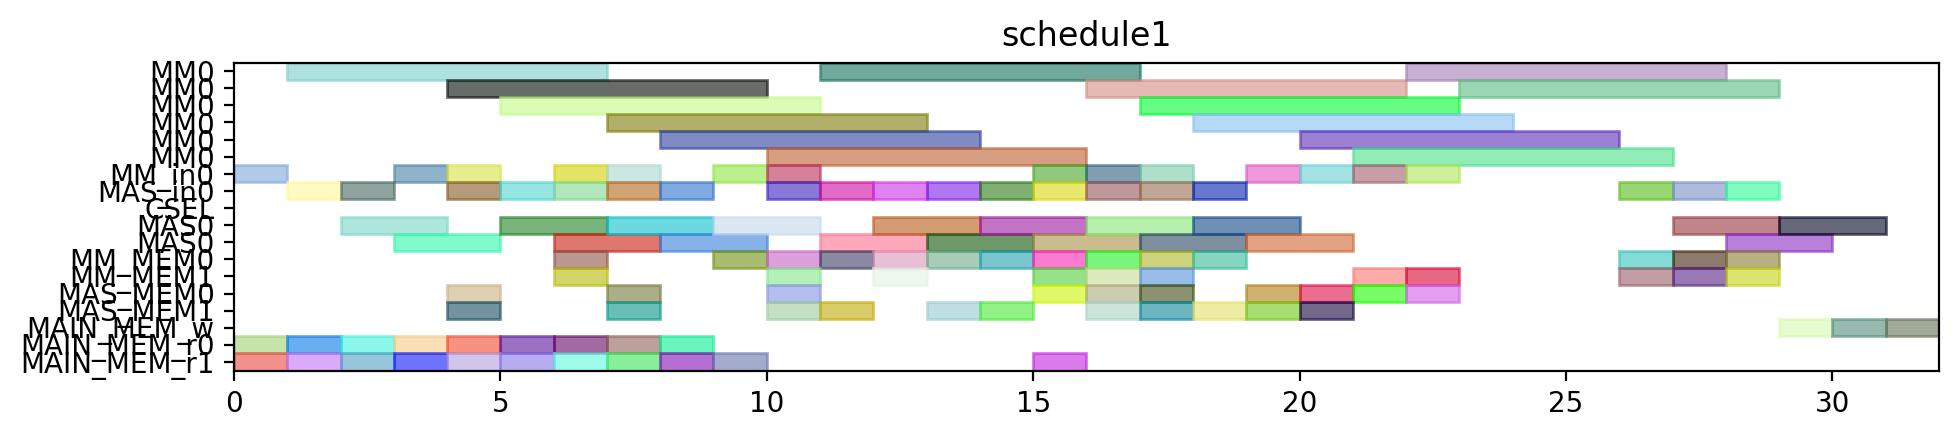

Reproduce this figure in Python.
from pyschedule import Scenario, solvers, plotters, alt


def solve():
	horizon = 147
	S = Scenario("schedule1", horizon=horizon)

	# resource
	MM = S.Resources('MM', num=1, size=6)
	MM_in = S.Resources('MM_in', num=1)
	MAS_in = S.Resources('MAS_in', num=1)
	CSEL = S.Resource('CSEL')
	MAS = S.Resources('MAS', num=1, size=2, periods=range(1, horizon))
	MM_MEM = S.Resources('MM_MEM', num=2)
	MAS_MEM = S.Resources('MAS_MEM', num=2)
	MAIN_MEM_w = S.Resource('MAIN_MEM_w', size=1)
	MAIN_MEM_r = S.Resources('MAIN_MEM_r', num=2)

	# result of previous scheduling
	t0_in = S.Task('t0_in', length=1, delay_cost=1)
	S += t0_in >= 0
	t0_in += MM_in[0]

	t0_mem0 = S.Task('t0_mem0', length=1, delay_cost=1)
	S += t0_mem0 >= 0
	t0_mem0 += MAIN_MEM_r[0]

	t0_mem1 = S.Task('t0_mem1', length=1, delay_cost=1)
	S += t0_mem1 >= 0
	t0_mem1 += MAIN_MEM_r[1]

	t0 = S.Task('t0', length=6, delay_cost=1)
	S += t0 >= 1
	t0 += MM[0]

	t14_in = S.Task('t14_in', length=1, delay_cost=1)
	S += t14_in >= 1
	t14_in += MAS_in[0]

	t14_mem0 = S.Task('t14_mem0', length=1, delay_cost=1)
	S += t14_mem0 >= 1
	t14_mem0 += MAIN_MEM_r[0]

	t14_mem1 = S.Task('t14_mem1', length=1, delay_cost=1)
	S += t14_mem1 >= 1
	t14_mem1 += MAIN_MEM_r[1]

	t13_in = S.Task('t13_in', length=1, delay_cost=1)
	S += t13_in >= 2
	t13_in += MAS_in[0]

	t13_mem0 = S.Task('t13_mem0', length=1, delay_cost=1)
	S += t13_mem0 >= 2
	t13_mem0 += MAIN_MEM_r[0]

	t13_mem1 = S.Task('t13_mem1', length=1, delay_cost=1)
	S += t13_mem1 >= 2
	t13_mem1 += MAIN_MEM_r[1]

	t14 = S.Task('t14', length=2, delay_cost=1)
	S += t14 >= 2
	t14 += MAS[0]

	t13 = S.Task('t13', length=2, delay_cost=1)
	S += t13 >= 3
	t13 += MAS[0]

	t2_in = S.Task('t2_in', length=1, delay_cost=1)
	S += t2_in >= 3
	t2_in += MM_in[0]

	t2_mem0 = S.Task('t2_mem0', length=1, delay_cost=1)
	S += t2_mem0 >= 3
	t2_mem0 += MAIN_MEM_r[0]

	t2_mem1 = S.Task('t2_mem1', length=1, delay_cost=1)
	S += t2_mem1 >= 3
	t2_mem1 += MAIN_MEM_r[1]

	t15_in = S.Task('t15_in', length=1, delay_cost=1)
	S += t15_in >= 4
	t15_in += MM_in[0]

	t15_mem0 = S.Task('t15_mem0', length=1, delay_cost=1)
	S += t15_mem0 >= 4
	t15_mem0 += MAS_MEM[0]

	t15_mem1 = S.Task('t15_mem1', length=1, delay_cost=1)
	S += t15_mem1 >= 4
	t15_mem1 += MAS_MEM[1]

	t2 = S.Task('t2', length=6, delay_cost=1)
	S += t2 >= 4
	t2 += MM[0]

	t4_in = S.Task('t4_in', length=1, delay_cost=1)
	S += t4_in >= 4
	t4_in += MAS_in[0]

	t4_mem0 = S.Task('t4_mem0', length=1, delay_cost=1)
	S += t4_mem0 >= 4
	t4_mem0 += MAIN_MEM_r[0]

	t4_mem1 = S.Task('t4_mem1', length=1, delay_cost=1)
	S += t4_mem1 >= 4
	t4_mem1 += MAIN_MEM_r[1]

	t15 = S.Task('t15', length=6, delay_cost=1)
	S += t15 >= 5
	t15 += MM[0]

	t3_in = S.Task('t3_in', length=1, delay_cost=1)
	S += t3_in >= 5
	t3_in += MAS_in[0]

	t3_mem0 = S.Task('t3_mem0', length=1, delay_cost=1)
	S += t3_mem0 >= 5
	t3_mem0 += MAIN_MEM_r[0]

	t3_mem1 = S.Task('t3_mem1', length=1, delay_cost=1)
	S += t3_mem1 >= 5
	t3_mem1 += MAIN_MEM_r[1]

	t4 = S.Task('t4', length=2, delay_cost=1)
	S += t4 >= 5
	t4 += MAS[0]

	t18_in = S.Task('t18_in', length=1, delay_cost=1)
	S += t18_in >= 6
	t18_in += MAS_in[0]

	t18_mem0 = S.Task('t18_mem0', length=1, delay_cost=1)
	S += t18_mem0 >= 6
	t18_mem0 += MM_MEM[0]

	t18_mem1 = S.Task('t18_mem1', length=1, delay_cost=1)
	S += t18_mem1 >= 6
	t18_mem1 += MM_MEM[1]

	t1_in = S.Task('t1_in', length=1, delay_cost=1)
	S += t1_in >= 6
	t1_in += MM_in[0]

	t1_mem0 = S.Task('t1_mem0', length=1, delay_cost=1)
	S += t1_mem0 >= 6
	t1_mem0 += MAIN_MEM_r[0]

	t1_mem1 = S.Task('t1_mem1', length=1, delay_cost=1)
	S += t1_mem1 >= 6
	t1_mem1 += MAIN_MEM_r[1]

	t3 = S.Task('t3', length=2, delay_cost=1)
	S += t3 >= 6
	t3 += MAS[0]

	t1 = S.Task('t1', length=6, delay_cost=1)
	S += t1 >= 7
	t1 += MM[0]

	t18 = S.Task('t18', length=2, delay_cost=1)
	S += t18 >= 7
	t18 += MAS[0]

	t5_in = S.Task('t5_in', length=1, delay_cost=1)
	S += t5_in >= 7
	t5_in += MM_in[0]

	t5_mem0 = S.Task('t5_mem0', length=1, delay_cost=1)
	S += t5_mem0 >= 7
	t5_mem0 += MAS_MEM[0]

	t5_mem1 = S.Task('t5_mem1', length=1, delay_cost=1)
	S += t5_mem1 >= 7
	t5_mem1 += MAS_MEM[1]

	t8_in = S.Task('t8_in', length=1, delay_cost=1)
	S += t8_in >= 7
	t8_in += MAS_in[0]

	t8_mem0 = S.Task('t8_mem0', length=1, delay_cost=1)
	S += t8_mem0 >= 7
	t8_mem0 += MAIN_MEM_r[0]

	t8_mem1 = S.Task('t8_mem1', length=1, delay_cost=1)
	S += t8_mem1 >= 7
	t8_mem1 += MAIN_MEM_r[1]

	t5 = S.Task('t5', length=6, delay_cost=1)
	S += t5 >= 8
	t5 += MM[0]

	t8 = S.Task('t8', length=2, delay_cost=1)
	S += t8 >= 8
	t8 += MAS[0]

	t9_in = S.Task('t9_in', length=1, delay_cost=1)
	S += t9_in >= 8
	t9_in += MAS_in[0]

	t9_mem0 = S.Task('t9_mem0', length=1, delay_cost=1)
	S += t9_mem0 >= 8
	t9_mem0 += MAIN_MEM_r[0]

	t9_mem1 = S.Task('t9_mem1', length=1, delay_cost=1)
	S += t9_mem1 >= 8
	t9_mem1 += MAIN_MEM_r[1]

	t20_in = S.Task('t20_in', length=1, delay_cost=1)
	S += t20_in >= 9
	t20_in += MM_in[0]

	t20_mem0 = S.Task('t20_mem0', length=1, delay_cost=1)
	S += t20_mem0 >= 9
	t20_mem0 += MM_MEM[0]

	t20_mem1 = S.Task('t20_mem1', length=1, delay_cost=1)
	S += t20_mem1 >= 9
	t20_mem1 += MAIN_MEM_r[1]

	t9 = S.Task('t9', length=2, delay_cost=1)
	S += t9 >= 9
	t9 += MAS[0]

	t10_in = S.Task('t10_in', length=1, delay_cost=1)
	S += t10_in >= 10
	t10_in += MM_in[0]

	t10_mem0 = S.Task('t10_mem0', length=1, delay_cost=1)
	S += t10_mem0 >= 10
	t10_mem0 += MAS_MEM[0]

	t10_mem1 = S.Task('t10_mem1', length=1, delay_cost=1)
	S += t10_mem1 >= 10
	t10_mem1 += MAS_MEM[1]

	t16_in = S.Task('t16_in', length=1, delay_cost=1)
	S += t16_in >= 10
	t16_in += MAS_in[0]

	t16_mem0 = S.Task('t16_mem0', length=1, delay_cost=1)
	S += t16_mem0 >= 10
	t16_mem0 += MM_MEM[0]

	t16_mem1 = S.Task('t16_mem1', length=1, delay_cost=1)
	S += t16_mem1 >= 10
	t16_mem1 += MM_MEM[1]

	t20 = S.Task('t20', length=6, delay_cost=1)
	S += t20 >= 10
	t20 += MM[0]

	t10 = S.Task('t10', length=6, delay_cost=1)
	S += t10 >= 11
	t10 += MM[0]

	t16 = S.Task('t16', length=2, delay_cost=1)
	S += t16 >= 11
	t16 += MAS[0]

	t19_in = S.Task('t19_in', length=1, delay_cost=1)
	S += t19_in >= 11
	t19_in += MAS_in[0]

	t19_mem0 = S.Task('t19_mem0', length=1, delay_cost=1)
	S += t19_mem0 >= 11
	t19_mem0 += MM_MEM[0]

	t19_mem1 = S.Task('t19_mem1', length=1, delay_cost=1)
	S += t19_mem1 >= 11
	t19_mem1 += MAS_MEM[1]

	t19 = S.Task('t19', length=2, delay_cost=1)
	S += t19 >= 12
	t19 += MAS[0]

	t6_in = S.Task('t6_in', length=1, delay_cost=1)
	S += t6_in >= 12
	t6_in += MAS_in[0]

	t6_mem0 = S.Task('t6_mem0', length=1, delay_cost=1)
	S += t6_mem0 >= 12
	t6_mem0 += MM_MEM[0]

	t6_mem1 = S.Task('t6_mem1', length=1, delay_cost=1)
	S += t6_mem1 >= 12
	t6_mem1 += MM_MEM[1]

	t17_in = S.Task('t17_in', length=1, delay_cost=1)
	S += t17_in >= 13
	t17_in += MAS_in[0]

	t17_mem0 = S.Task('t17_mem0', length=1, delay_cost=1)
	S += t17_mem0 >= 13
	t17_mem0 += MM_MEM[0]

	t17_mem1 = S.Task('t17_mem1', length=1, delay_cost=1)
	S += t17_mem1 >= 13
	t17_mem1 += MAS_MEM[1]

	t6 = S.Task('t6', length=2, delay_cost=1)
	S += t6 >= 13
	t6 += MAS[0]

	t17 = S.Task('t17', length=2, delay_cost=1)
	S += t17 >= 14
	t17 += MAS[0]

	t7_in = S.Task('t7_in', length=1, delay_cost=1)
	S += t7_in >= 14
	t7_in += MAS_in[0]

	t7_mem0 = S.Task('t7_mem0', length=1, delay_cost=1)
	S += t7_mem0 >= 14
	t7_mem0 += MM_MEM[0]

	t7_mem1 = S.Task('t7_mem1', length=1, delay_cost=1)
	S += t7_mem1 >= 14
	t7_mem1 += MAS_MEM[1]

	t22_in = S.Task('t22_in', length=1, delay_cost=1)
	S += t22_in >= 15
	t22_in += MAS_in[0]

	t22_mem0 = S.Task('t22_mem0', length=1, delay_cost=1)
	S += t22_mem0 >= 15
	t22_mem0 += MM_MEM[0]

	t22_mem1 = S.Task('t22_mem1', length=1, delay_cost=1)
	S += t22_mem1 >= 15
	t22_mem1 += MM_MEM[1]

	t23_in = S.Task('t23_in', length=1, delay_cost=1)
	S += t23_in >= 15
	t23_in += MM_in[0]

	t23_mem0 = S.Task('t23_mem0', length=1, delay_cost=1)
	S += t23_mem0 >= 15
	t23_mem0 += MAS_MEM[0]

	t23_mem1 = S.Task('t23_mem1', length=1, delay_cost=1)
	S += t23_mem1 >= 15
	t23_mem1 += MAIN_MEM_r[1]

	t7 = S.Task('t7', length=2, delay_cost=1)
	S += t7 >= 15
	t7 += MAS[0]

	t11_in = S.Task('t11_in', length=1, delay_cost=1)
	S += t11_in >= 16
	t11_in += MAS_in[0]

	t11_mem0 = S.Task('t11_mem0', length=1, delay_cost=1)
	S += t11_mem0 >= 16
	t11_mem0 += MM_MEM[0]

	t11_mem1 = S.Task('t11_mem1', length=1, delay_cost=1)
	S += t11_mem1 >= 16
	t11_mem1 += MM_MEM[1]

	t22 = S.Task('t22', length=2, delay_cost=1)
	S += t22 >= 16
	t22 += MAS[0]

	t23 = S.Task('t23', length=6, delay_cost=1)
	S += t23 >= 16
	t23 += MM[0]

	t28_in = S.Task('t28_in', length=1, delay_cost=1)
	S += t28_in >= 16
	t28_in += MM_in[0]

	t28_mem0 = S.Task('t28_mem0', length=1, delay_cost=1)
	S += t28_mem0 >= 16
	t28_mem0 += MAS_MEM[0]

	t28_mem1 = S.Task('t28_mem1', length=1, delay_cost=1)
	S += t28_mem1 >= 16
	t28_mem1 += MAS_MEM[1]

	t11 = S.Task('t11', length=2, delay_cost=1)
	S += t11 >= 17
	t11 += MAS[0]

	t21_in = S.Task('t21_in', length=1, delay_cost=1)
	S += t21_in >= 17
	t21_in += MAS_in[0]

	t21_mem0 = S.Task('t21_mem0', length=1, delay_cost=1)
	S += t21_mem0 >= 17
	t21_mem0 += MM_MEM[0]

	t21_mem1 = S.Task('t21_mem1', length=1, delay_cost=1)
	S += t21_mem1 >= 17
	t21_mem1 += MM_MEM[1]

	t25_in = S.Task('t25_in', length=1, delay_cost=1)
	S += t25_in >= 17
	t25_in += MM_in[0]

	t25_mem0 = S.Task('t25_mem0', length=1, delay_cost=1)
	S += t25_mem0 >= 17
	t25_mem0 += MAS_MEM[0]

	t25_mem1 = S.Task('t25_mem1', length=1, delay_cost=1)
	S += t25_mem1 >= 17
	t25_mem1 += MAS_MEM[1]

	t28 = S.Task('t28', length=6, delay_cost=1)
	S += t28 >= 17
	t28 += MM[0]

	t12_in = S.Task('t12_in', length=1, delay_cost=1)
	S += t12_in >= 18
	t12_in += MAS_in[0]

	t12_mem0 = S.Task('t12_mem0', length=1, delay_cost=1)
	S += t12_mem0 >= 18
	t12_mem0 += MM_MEM[0]

	t12_mem1 = S.Task('t12_mem1', length=1, delay_cost=1)
	S += t12_mem1 >= 18
	t12_mem1 += MAS_MEM[1]

	t21 = S.Task('t21', length=2, delay_cost=1)
	S += t21 >= 18
	t21 += MAS[0]

	t25 = S.Task('t25', length=6, delay_cost=1)
	S += t25 >= 18
	t25 += MM[0]

	t12 = S.Task('t12', length=2, delay_cost=1)
	S += t12 >= 19
	t12 += MAS[0]

	t27_in = S.Task('t27_in', length=1, delay_cost=1)
	S += t27_in >= 19
	t27_in += MM_in[0]

	t27_mem0 = S.Task('t27_mem0', length=1, delay_cost=1)
	S += t27_mem0 >= 19
	t27_mem0 += MAS_MEM[0]

	t27_mem1 = S.Task('t27_mem1', length=1, delay_cost=1)
	S += t27_mem1 >= 19
	t27_mem1 += MAS_MEM[1]

	t27 = S.Task('t27', length=6, delay_cost=1)
	S += t27 >= 20
	t27 += MM[0]

	t29_in = S.Task('t29_in', length=1, delay_cost=1)
	S += t29_in >= 20
	t29_in += MM_in[0]

	t29_mem0 = S.Task('t29_mem0', length=1, delay_cost=1)
	S += t29_mem0 >= 20
	t29_mem0 += MAS_MEM[0]

	t29_mem1 = S.Task('t29_mem1', length=1, delay_cost=1)
	S += t29_mem1 >= 20
	t29_mem1 += MAS_MEM[1]

	t29 = S.Task('t29', length=6, delay_cost=1)
	S += t29 >= 21
	t29 += MM[0]


	# new tasks
	t24 = S.Task('t24', length=6, delay_cost=1)
	t24 += alt(MM)
	t24_in = S.Task('t24_in', length=1, delay_cost=1)
	t24_in += alt(MM_in)
	S += t24_in*MM_in[0]<=t24*MM[0]
	t24_mem0 = S.Task('t24_mem0', length=1, delay_cost=1)
	t24_mem0 += MAS_MEM[0]
	S += 20 < t24_mem0
	S += t24_mem0 <= t24

	t24_mem1 = S.Task('t24_mem1', length=1, delay_cost=1)
	t24_mem1 += MM_MEM[1]
	S += 21 < t24_mem1
	S += t24_mem1 <= t24

	t26 = S.Task('t26', length=6, delay_cost=1)
	t26 += alt(MM)
	t26_in = S.Task('t26_in', length=1, delay_cost=1)
	t26_in += alt(MM_in)
	S += t26_in*MM_in[0]<=t26*MM[0]
	t26_mem0 = S.Task('t26_mem0', length=1, delay_cost=1)
	t26_mem0 += MAS_MEM[0]
	S += 13 < t26_mem0
	S += t26_mem0 <= t26

	t26_mem1 = S.Task('t26_mem1', length=1, delay_cost=1)
	t26_mem1 += MM_MEM[1]
	S += 21 < t26_mem1
	S += t26_mem1 <= t26

	Z_Hash1_new = S.Task('Z_Hash1_new', length=2, delay_cost=1)
	Z_Hash1_new += alt(MAS)
	Z_Hash1_new_in = S.Task('Z_Hash1_new_in', length=1, delay_cost=1)
	Z_Hash1_new_in += alt(MAS_in)
	S += Z_Hash1_new_in*MAS_in[0]<=Z_Hash1_new*MAS[0]

	S += 0<Z_Hash1_new

	Z_Hash1_new_w = S.Task('Z_Hash1_new_w', length=1, delay_cost=1)
	Z_Hash1_new_w += alt(MAIN_MEM_w)
	S += Z_Hash1_new <= Z_Hash1_new_w

	Z_Hash1_new_mem0 = S.Task('Z_Hash1_new_mem0', length=1, delay_cost=1)
	Z_Hash1_new_mem0 += MM_MEM[0]
	S += 26 < Z_Hash1_new_mem0
	S += Z_Hash1_new_mem0 <= Z_Hash1_new

	Z_Hash1_new_mem1 = S.Task('Z_Hash1_new_mem1', length=1, delay_cost=1)
	Z_Hash1_new_mem1 += MM_MEM[1]
	S += 22 < Z_Hash1_new_mem1
	S += Z_Hash1_new_mem1 <= Z_Hash1_new

	X_Hash1_new = S.Task('X_Hash1_new', length=2, delay_cost=1)
	X_Hash1_new += alt(MAS)
	X_Hash1_new_in = S.Task('X_Hash1_new_in', length=1, delay_cost=1)
	X_Hash1_new_in += alt(MAS_in)
	S += X_Hash1_new_in*MAS_in[0]<=X_Hash1_new*MAS[0]

	S += 0<X_Hash1_new

	X_Hash1_new_w = S.Task('X_Hash1_new_w', length=1, delay_cost=1)
	X_Hash1_new_w += alt(MAIN_MEM_w)
	S += X_Hash1_new <= X_Hash1_new_w

	X_Hash1_new_mem0 = S.Task('X_Hash1_new_mem0', length=1, delay_cost=1)
	X_Hash1_new_mem0 += MM_MEM[0]
	S += 23 < X_Hash1_new_mem0
	S += X_Hash1_new_mem0 <= X_Hash1_new

	X_Hash1_new_mem1 = S.Task('X_Hash1_new_mem1', length=1, delay_cost=1)
	X_Hash1_new_mem1 += alt(MM_MEM)
	S += (t24*MM[0])-1 < X_Hash1_new_mem1*MM_MEM[1]
	S += X_Hash1_new_mem1 <= X_Hash1_new

	Y_Hash1_new = S.Task('Y_Hash1_new', length=2, delay_cost=1)
	Y_Hash1_new += alt(MAS)
	Y_Hash1_new_in = S.Task('Y_Hash1_new_in', length=1, delay_cost=1)
	Y_Hash1_new_in += alt(MAS_in)
	S += Y_Hash1_new_in*MAS_in[0]<=Y_Hash1_new*MAS[0]

	S += 0<Y_Hash1_new

	Y_Hash1_new_w = S.Task('Y_Hash1_new_w', length=1, delay_cost=1)
	Y_Hash1_new_w += alt(MAIN_MEM_w)
	S += Y_Hash1_new <= Y_Hash1_new_w

	Y_Hash1_new_mem0 = S.Task('Y_Hash1_new_mem0', length=1, delay_cost=1)
	Y_Hash1_new_mem0 += MM_MEM[0]
	S += 25 < Y_Hash1_new_mem0
	S += Y_Hash1_new_mem0 <= Y_Hash1_new

	Y_Hash1_new_mem1 = S.Task('Y_Hash1_new_mem1', length=1, delay_cost=1)
	Y_Hash1_new_mem1 += alt(MM_MEM)
	S += (t26*MM[0])-1 < Y_Hash1_new_mem1*MM_MEM[1]
	S += Y_Hash1_new_mem1 <= Y_Hash1_new

	solvers.mip.solve(S,msg=1,kind='CPLEX',ratio_gap=1.01)

	solution = [['hoge']*len(S.solution()[1]) for i in range(len(S.solution()))]
	for i in range(len(S.solution())):
		for j in range(len(S.solution()[i])):
			solution[i][j]=str(S.solution()[i][j])
	print(solution)

	cycles = int(solution[-1][3])

	pic_file_name = "/mnt/rose/usr1/fukuda/ABE/multiRAM_multiMAS_16mux/scheduling_result/stage6MM1_stage2MAS1/EP_ADD_A_0/schedule1.png"
	if(S.solution() != []):
		plotters.matplotlib.plot(S,img_filename=pic_file_name, show_task_labels=False, fig_size=(cycles*0.25+3, 2))

	return solution
